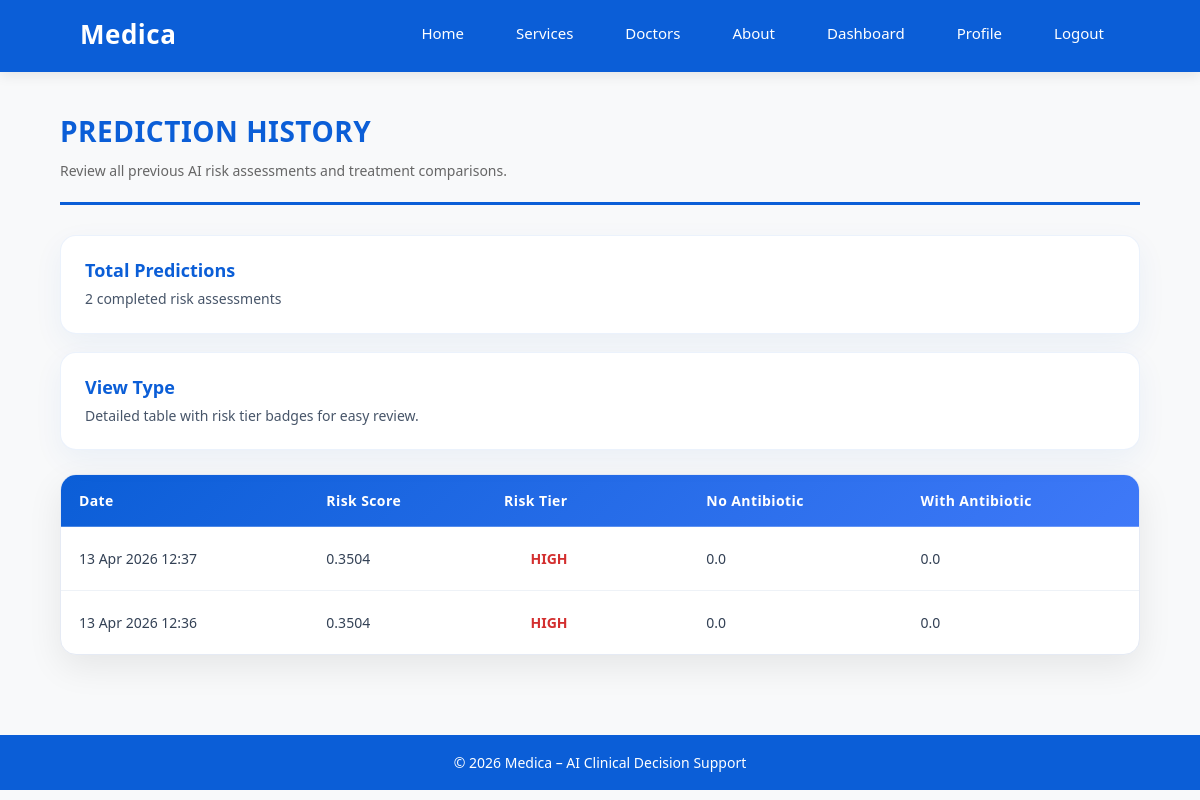
The page /user/history (signed in) on the database its author committed.
### backend/models/prediction_history.py (models this page shows)
class PredictionHistory(db.Model):
    __tablename__ = "prediction_history"
    id = db.Column(db.Integer, primary_key=True)
    user_id = db.Column(
        db.Integer,
        db.ForeignKey("users.id"),
        nullable=False
    )
    risk_score = db.Column(db.Float, nullable=False)
    risk_tier = db.Column(db.String(20), nullable=False)
    risk_no_antibiotic = db.Column(db.Float, nullable=False)
    risk_with_antibiotic = db.Column(db.Float, nullable=False)
    created_at = db.Column(
        db.DateTime,
        default=datetime.utcnow
    )

### backend/routes/user.py (the view)
@user_bp.route("/history")
def history():
    if session.get("role") != "user":
        return redirect(url_for("auth.login_choice"))
    records = PredictionHistory.query.filter_by(
        user_id=session["user_id"]
    ).order_by(PredictionHistory.created_at.desc()).all()
    total_predictions = len(records)
    return render_template(
        "user/history.html",
        records=records,
        total_predictions=total_predictions
    )

### frontend/templates/user/history.html (shortened to what this page needs)
<!DOCTYPE html>
<html>
<head>
  <link rel="stylesheet" href="/static/css/style.css">
</head>
<body>
{% include "layout/header.html" %}
<div class="dashboard-container">
  <div class="dashboard-header">
    <h2>Prediction History</h2>
    <p>
      Review all previous AI risk assessments and treatment comparisons.
    </p>
  </div>
  <div class="prediction-analysis">
    <div class="prediction-card">
      <h3>Total Predictions</h3>
      <p>{{ total_predictions }} completed risk assessments</p>
    </div>
    <div class="prediction-card">
      <h3>View Type</h3>
      <p>Detailed table with risk tier badges for easy review.</p>
    </div>
  </div>
  {% if records %}
    <div class="prediction-table-wrapper">
      <table class="prediction-table">
        <thead>
          <tr>
            <th>Date</th>
            <th>Risk Score</th>
            <th>Risk Tier</th>
            <th>No Antibiotic</th>
            <th>With Antibiotic</th>
          </tr>
        </thead>
        <tbody>
          {% for r in records %}
          <tr>
            <td data-label="Date">{{ r.created_at.strftime("%d %b %Y %H:%M") }}</td>
            <td data-label="Risk Score">{{ r.risk_score }}</td>
            <td data-label="Risk Tier">
              {% if r.risk_tier == "HIGH" %}
                <span style="color:#d32f2f; font-weight: 600;">{{ r.risk_tier }}</span>
              {% elif r.risk_tier == "MODERATE" %}
                <span style="color:#ff9800; font-weight: 600;">{{ r.risk_tier }}</span>
              {% else %}
                <span style="color:#1e7e34; font-weight: 600;">{{ r.risk_tier }}</span>
              {% endif %}
            </td>
            <td data-label="No Antibiotic">{{ r.risk_no_antibiotic }}</td>
            <td data-label="With Antibiotic">{{ r.risk_with_antibiotic }}</td>
          </tr>
          {% endfor %}
        </tbody>
      </table>
    </div>
  {% else %}
    <div class="empty-history">
      <p>📋 No predictions found.</p>
    </div>
  {% endif %}
</div>
<footer>
  © 2026 Medica – AI Clinical Decision Support
</footer>
</body>
</html>

### frontend/static/css/style.css (style rules this page uses)
* { box-sizing: border-box; }
html, body { overflow-x: hidden; }
body { margin: 0; font-family: "Segoe UI", Arial, sans-serif; background: #f8f9fa; color: #222; }
footer { background: #0b5ed7; color: white; padding: 30px; text-align: center; margin-top: 60px; }
.dashboard-container { width: 90%; margin: 40px auto; }
.dashboard-header { margin-bottom: 30px; padding-bottom: 20px; border-bottom: 3px solid #0b5ed7; }
.dashboard-header h2 { color: #0b5ed7; margin: 0 0 10px 0; font-size: 28px; text-transform: uppercase; letter-spacing: 0.5px; }
.dashboard-header p { color: #666; margin: 8px 0 0 0; font-size: 14px; line-height: 1.6; }
footer { margin-top: 80px; padding: 18px; background: #0b5ed7; color: #ffffff; text-align: center; font-size: 14px; }

### frontend/templates/user/history.html (style rules this page uses)
.prediction-table-wrapper { margin-top: 20px; border-radius: 16px; overflow: auto; background: #fff; box-shadow: 0 12px 35px rgba(0,0,0,0.08); border: 1px solid #e5eaf4; }
.prediction-analysis { display: grid; gap: 18px; margin-bottom: 24px; }
.prediction-card { background: #ffffff; padding: 22px 24px; border-radius: 16px; box-shadow: 0 10px 30px rgba(14, 83, 183, 0.06); border: 1px solid rgba(11, 94, 215, 0.08); }
.prediction-card h3 { margin: 0 0 6px; font-size: 18px; color: #0b5ed7; }
.prediction-card p { margin: 0; color: #475569; font-size: 14px; line-height: 1.6; }
.prediction-table { width: 100%; min-width: 760px; border-collapse: collapse; font-size: 14px; }
.prediction-table thead { background: linear-gradient(135deg, #0b5ed7 0%, #3f79f8 100%); color: #ffffff; }
.prediction-table th { padding: 16px 18px; text-align: left; font-weight: 700; letter-spacing: 0.4px; border-bottom: 1px solid rgba(255,255,255,0.24); white-space: nowrap; }
.prediction-table tbody tr { transition: transform 0.2s ease, background-color 0.2s ease; }
.prediction-table td { padding: 16px 18px; color: #334155; border-bottom: 1px solid #eef2f7; vertical-align: middle; white-space: nowrap; }
.prediction-table tbody tr:last-child td { border-bottom: none; }
.prediction-table td[data-label="Risk Tier"] span { display: inline-flex; align-items: center; justify-content: center; min-width: 90px; padding: 6px 10px; border-radius: 999px; color: white; font-weight: 700; }

### rows shown on the page
PredictionHistory: created_at "13 Apr 2026 12:37", risk_score "0.3504", risk_tier "HIGH", risk_no_antibiotic "0.0", risk_with_antibiotic "0.0"
PredictionHistory: created_at "13 Apr 2026 12:36", risk_score "0.3504", risk_tier "HIGH", risk_no_antibiotic "0.0", risk_with_antibiotic "0.0"

### other values the page prints
{{ total_predictions }} "2"
